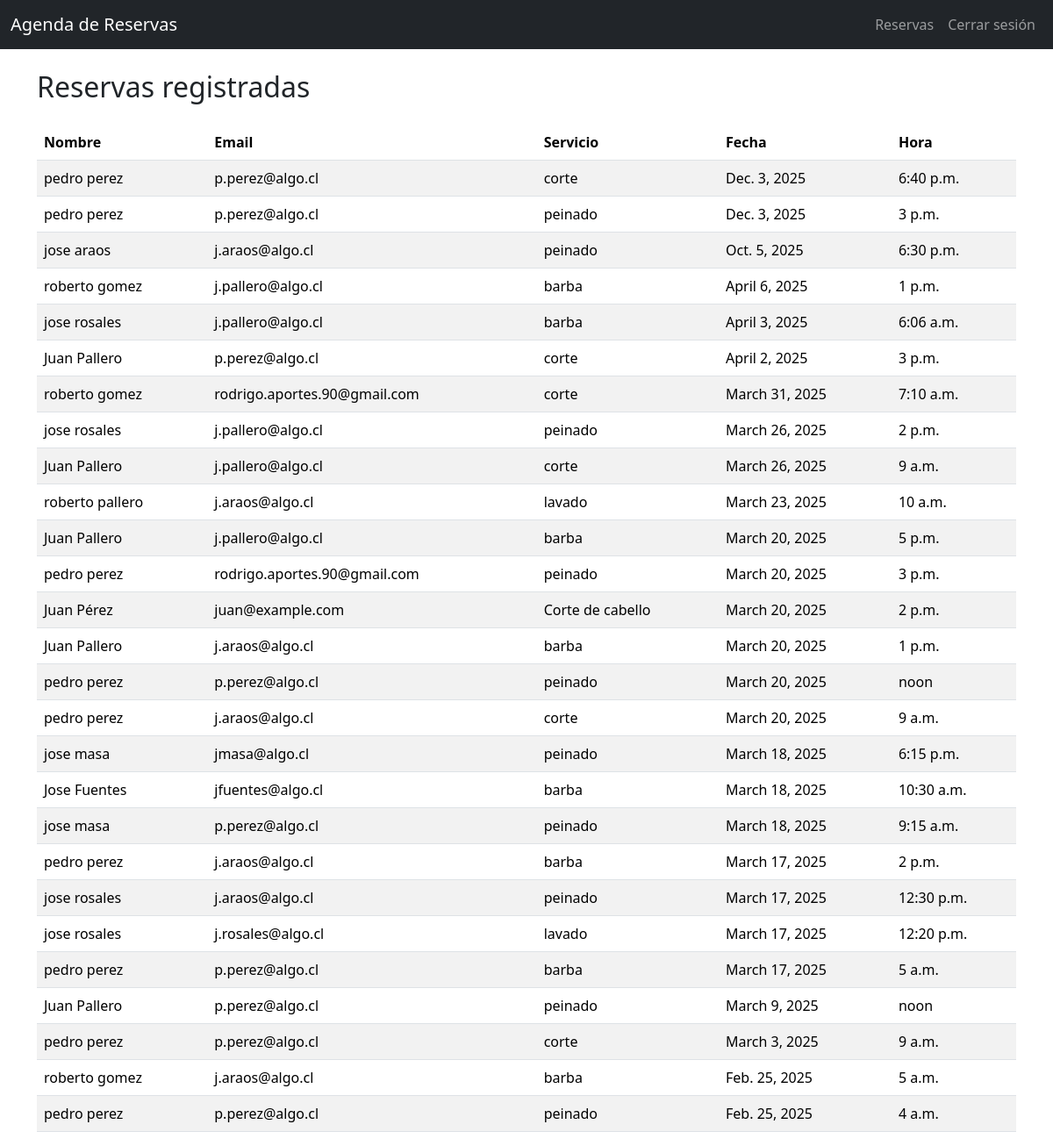
/reservas/ (signed in), run on an earlier commit of the app's database.
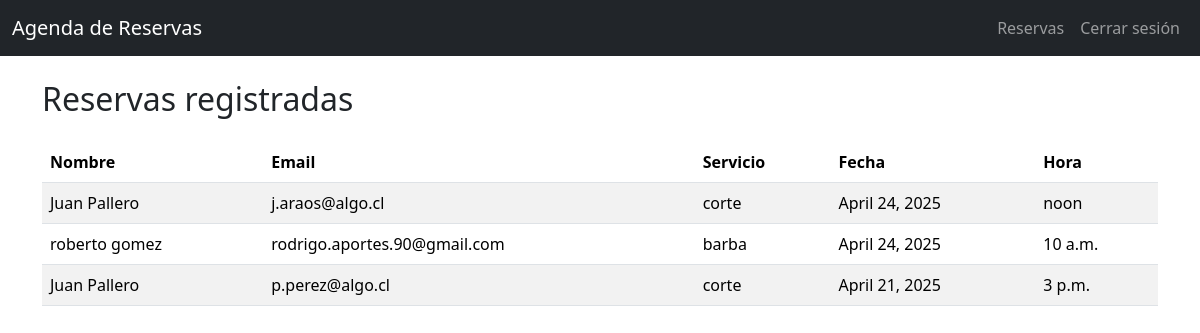
And on a later commit of the database.
### reservas/models.py (models this page shows, shortened)
class Reserva(models.Model):
    nombre = models.CharField(max_length=100)
    email = models.EmailField()
    servicio = models.CharField(max_length=100)
    profesional = models.ForeignKey(Profesional, null=True, on_delete=models.CASCADE)
    fecha = models.DateField()
    hora = models.TimeField()
    creado = models.DateTimeField(auto_now_add=True)

### reservas/views.py (the view)
# urls.py: path('reservas/', views.lista_reservas, name='lista_reservas'),
@login_required
def lista_reservas(request):
    reservas = Reserva.objects.all().order_by('-fecha', '-hora')
    return render(request, 'reservas/lista_reservas.html', {'reservas': reservas})

### reservas/templates/reservas/lista_reservas.html (shortened to what this page needs)
{% extends 'reservas/base.html' %}
{% block content %}
<h2>Reservas registradas</h2>
<table class="table table-striped mt-4">
  <thead>
    <tr>
      <th>Nombre</th>
      <th>Email</th>
      <th>Servicio</th>
      <th>Fecha</th>
      <th>Hora</th>
    </tr>
  </thead>
  <tbody>
    {% for r in reservas %}
      <tr>
        <td>{{ r.nombre }}</td>
        <td>{{ r.email }}</td>
        <td>{{ r.servicio }}</td>
        <td>{{ r.fecha }}</td>
        <td>{{ r.hora }}</td>
      </tr>
    {% empty %}
      <tr>
        <td colspan="5">No hay reservas aún.</td>
      </tr>
    {% endfor %}
  </tbody>
</table>
{% endblock %}

### reservas/templates/reservas/base.html (shortened to what this page needs)
<!DOCTYPE html>
<html lang="es">
<head>
  <link href="https://cdn.jsdelivr.net/npm/bootstrap@5.3.2/dist/css/bootstrap.min.css" rel="stylesheet">
  <link href="https://cdn.jsdelivr.net/npm/bootstrap-datepicker@1.9.0/dist/css/bootstrap-datepicker.min.css" rel="stylesheet">
</head>
<body>
  <nav class="navbar navbar-expand-lg navbar-dark bg-dark mb-4">
    <div class="container-fluid">
      <a class="navbar-brand" href="/">Agenda de Reservas</a>
      <div class="collapse navbar-collapse">
        <ul class="navbar-nav ms-auto">
          {% if user.is_authenticated %}
            <li class="nav-item">
              <a class="nav-link" href="{% url 'lista_reservas' %}">Reservas</a>
            </li>
            <li class="nav-item">
              <a class="nav-link" href="{% url 'logout' %}">Cerrar sesión</a>
            </li>
          {% else %}
            <li class="nav-item">
              <a class="nav-link" href="{% url 'login' %}">Iniciar sesión</a>
            </li>
          {% endif %}
        </ul>
      </div>
    </div>
  </nav>
  <div class="container">
    {% block content %}{% endblock %}
  </div>
</body>
</html>

What changed in the data, as far as the page shows it:
removed Reserva: nombre "pedro perez", email "p.perez@algo.cl", servicio "corte", fecha "Dec. 3, 2025", hora "6:40 p.m."
removed Reserva: nombre "pedro perez", email "p.perez@algo.cl", servicio "peinado", fecha "Dec. 3, 2025", hora "3 p.m."
removed Reserva: nombre "jose araos", email "j.araos@algo.cl", servicio "peinado", fecha "Oct. 5, 2025", hora "6:30 p.m."
removed Reserva: nombre "roberto gomez", email "j.pallero@algo.cl", servicio "barba", fecha "April 6, 2025", hora "1 p.m."
removed Reserva: nombre "jose rosales", email "j.pallero@algo.cl", servicio "barba", fecha "April 3, 2025", hora "6:06 a.m."
removed Reserva: nombre "Juan Pallero", email "p.perez@algo.cl", servicio "corte", fecha "April 2, 2025", hora "3 p.m."
removed Reserva: nombre "roberto gomez", email "rodrigo.aportes.90@gmail.com", servicio "corte", fecha "March 31, 2025", hora "7:10 a.m."
removed Reserva: nombre "jose rosales", email "j.pallero@algo.cl", servicio "peinado", fecha "March 26, 2025", hora "2 p.m."
removed Reserva: nombre "Juan Pallero", email "j.pallero@algo.cl", servicio "corte", fecha "March 26, 2025", hora "9 a.m."
removed Reserva: nombre "roberto pallero", email "j.araos@algo.cl", servicio "lavado", fecha "March 23, 2025", hora "10 a.m."
removed Reserva: nombre "Juan Pallero", email "j.pallero@algo.cl", servicio "barba", fecha "March 20, 2025", hora "5 p.m."
removed Reserva: nombre "pedro perez", email "rodrigo.aportes.90@gmail.com", servicio "peinado", fecha "March 20, 2025", hora "3 p.m."
removed Reserva: nombre "Juan Pérez", email "juan@example.com", servicio "Corte de cabello", fecha "March 20, 2025", hora "2 p.m."
removed Reserva: nombre "Juan Pallero", email "j.araos@algo.cl", servicio "barba", fecha "March 20, 2025", hora "1 p.m."
removed Reserva: nombre "pedro perez", email "p.perez@algo.cl", servicio "peinado", fecha "March 20, 2025", hora "noon"
removed Reserva: nombre "pedro perez", email "j.araos@algo.cl", servicio "corte", fecha "March 20, 2025", hora "9 a.m."
removed Reserva: nombre "jose masa", email "jmasa@algo.cl", servicio "peinado", fecha "March 18, 2025", hora "6:15 p.m."
removed Reserva: nombre "Jose Fuentes", email "jfuentes@algo.cl", servicio "barba", fecha "March 18, 2025", hora "10:30 a.m."
removed Reserva: nombre "jose masa", email "p.perez@algo.cl", servicio "peinado", fecha "March 18, 2025", hora "9:15 a.m."
removed Reserva: nombre "pedro perez", email "j.araos@algo.cl", servicio "barba", fecha "March 17, 2025", hora "2 p.m."
removed Reserva: nombre "jose rosales", email "j.araos@algo.cl", servicio "peinado", fecha "March 17, 2025", hora "12:30 p.m."
removed Reserva: nombre "jose rosales", email "j.rosales@algo.cl", servicio "lavado", fecha "March 17, 2025", hora "12:20 p.m."
removed Reserva: nombre "pedro perez", email "p.perez@algo.cl", servicio "barba", fecha "March 17, 2025", hora "5 a.m."
removed Reserva: nombre "Juan Pallero", email "p.perez@algo.cl", servicio "peinado", fecha "March 9, 2025", hora "noon"
removed Reserva: nombre "pedro perez", email "p.perez@algo.cl", servicio "corte", fecha "March 3, 2025", hora "9 a.m."
removed Reserva: nombre "roberto gomez", email "j.araos@algo.cl", servicio "barba", fecha "Feb. 25, 2025", hora "5 a.m."
removed Reserva: nombre "pedro perez", email "p.perez@algo.cl", servicio "peinado", fecha "Feb. 25, 2025", hora "4 a.m."
added Reserva: nombre "Juan Pallero", email "j.araos@algo.cl", servicio "corte", fecha "April 24, 2025", hora "noon"
added Reserva: nombre "roberto gomez", email "rodrigo.aportes.90@gmail.com", servicio "barba", fecha "April 24, 2025", hora "10 a.m."
added Reserva: nombre "Juan Pallero", email "p.perez@algo.cl", servicio "corte", fecha "April 21, 2025", hora "3 p.m."
